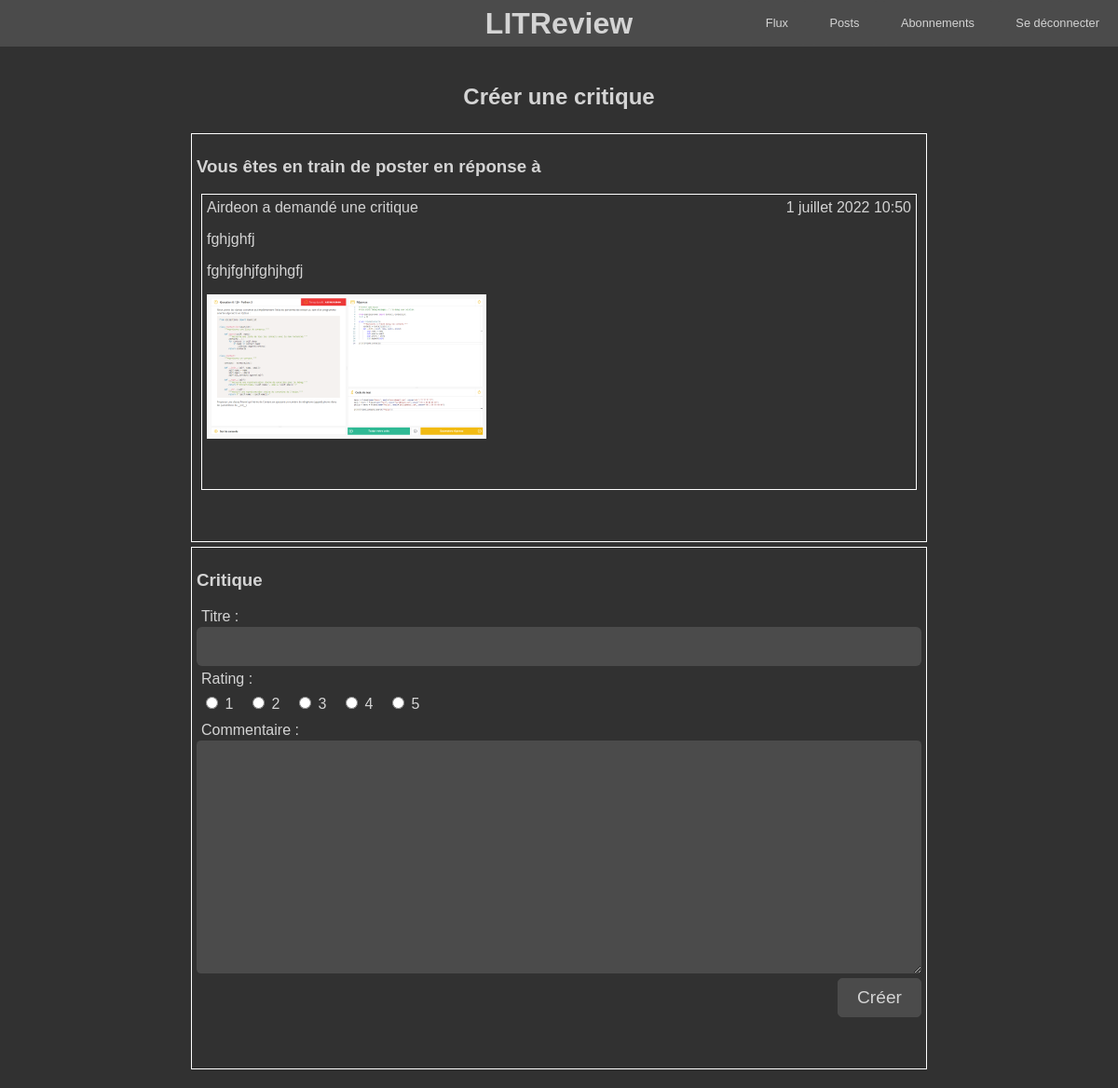
The app's page /Ticket/critique/22/ (signed in) with its own data.
### Ticket/models.py (models this page shows, shortened)
class Ticket(models.Model):
    title = models.CharField(max_length=128, verbose_name="Titre")
    description = models.TextField(max_length=2048, blank=True, verbose_name="Description")
    user = models.ForeignKey(User, on_delete=models.CASCADE, verbose_name="Utilisateur", default=1)
    image = models.ImageField(upload_to="images", null=True, blank=True, verbose_name="Image")
    time_created = models.DateTimeField(auto_now_add=True, verbose_name="Date de création")

### Ticket/views.py (the view, shortened to what this page needs)
# urls.py: path("critique/<str:pk>/", CritiqueView.as_view(), name="critique"),
class CritiqueView(LoginRequiredMixin, CreateView):
    template_name = "Ticket/critique.html"
    model = Review
    form_class = ReviewForm
    def get_context_data(self, **kwargs):
        context = super().get_context_data(**kwargs)
        context["ticket"] = Ticket.objects.get(id=self.kwargs.get("pk"))
        context["submit_text"] = "Créer"
        return context

### Ticket/forms.py
class ReviewForm(forms.ModelForm):
    rating = forms.ChoiceField(widget=forms.RadioSelect, choices=[(1, 1), (2, 2), (3, 3), (4, 4), (5, 5)])
    class Meta:
        model = Review
        fields = ["headline", "body", "rating"]

### Ticket/templates/Ticket/critique.html (shortened to what this page needs)
{% extends 'base.html' %}
{% load static %}
{% block content %}
<div class="row center">
    <h2>Créer une critique</h2>
</div>
<div class="bloc_border">
    <h3>Vous êtes en train de poster en réponse à</h3>
    <div class="bloc_border">
        <div class="bloc_ticket_title">
            <p class="datetime">{{ ticket.time_created }}</p>
            <p>{{ ticket.user }} a demandé une critique</p>
        </div>
        <div>
            <p>{{ ticket.title }}</p>
        </div>
        <div>
            <p>{{ ticket.description }}</p>
        </div>
        <div>
            <img class="image" src="{{ ticket.image.url }}" alt="image"></img>
        </div>
    </div>
</div>
<div class="bloc_border">
    <h3>Critique</h3>
    <form class="form" method="post" enctype="multipart/form-data">
        <div class="row">
            {{ form.headline }}{{ form.headline.label_tag }}
        </div>
        <div class="row">
            {{ form.rating.label_tag }}{{ form.rating }}
        </div>
        <div class="row">
            {{ form.body }}{{ form.body.label_tag }}
        </div>
        <div class="row right">
            <input type="submit" value="{{ submit_text }}" class="button">
        </div>
    </form>
</div>
{% endblock content %}

### LITReview/static/css/main.css (style rules this page uses)
body { font-family: "Ubuntu", sans-serif; top: 0px; margin: 0; background-color: #313131; color: #d4d4d4; }
.row { display: -webkit-box; display: -ms-flexbox; display: flex; gap: 5px; margin: 5px 0 5px 0; }
.center { -webkit-box-pack: center; -ms-flex-pack: center; justify-content: center; }
.right { -webkit-box-pack: end; -ms-flex-pack: end; justify-content: flex-end; }
.button { position: relative; display: inline-block; -webkit-transition: 0.5s; -o-transition: 0.5s; transition: 0.5s; padding: 0 20px 0 20px; font-size: 1.2em; background-color: #4b4b4b; overflow: hidden; line-height: 40px; border-radius: 5px; border: 1px solid #4b4b4b; color: #d4d4d4; -webkit-text-decoration: auto; text-decoration: auto; text-align: center; fill: #d4d4d4; }
.form { border-radius: 8px; }
.form label { position: absolute; margin-left: 5px; display: block; -webkit-transition: 0.5s; -o-transition: 0.5s; transition: 0.5s; }
.form input[type=text], .form input[type=date], .form input[type=datetime], .form input[type=email], .form input[type=search], .form input[type=time], .form input[type=url], .form input[type=password], .form input[type=number], .form textarea, .form select { background: #4b4b4b; border: none; border-radius: 0.3em; font-size: 1.2em; outline: 0; min-width: 0; -webkit-box-flex: 1; margin-top: 20px; -ms-flex: 1; flex: 1; padding: 10px; height: 42px; -ms-flex-positive: 1; flex-grow: 1; -webkit-box-sizing: border-box; box-sizing: border-box; color: #d3d3d3; }
.form textarea { height: 250px; }
.form #id_rating { height: 25px; display: -webkit-box; display: -ms-flexbox; display: flex; margin-top: 25px; }
.form #id_rating div { width: 50px; }
.bloc_border { border: 1px solid white; margin: 5px; padding: 5px; padding-bottom: 50px; }
.bloc_ticket_title p { margin: 0; }
.datetime { float: right; }
.image { max-width: 300px; }

### records on screen
Ticket: time_created "1 juillet 2022 10:50", user "Airdeon", title "fghjghfj", description "fghjfghjfghjhgfj", image (picture)
